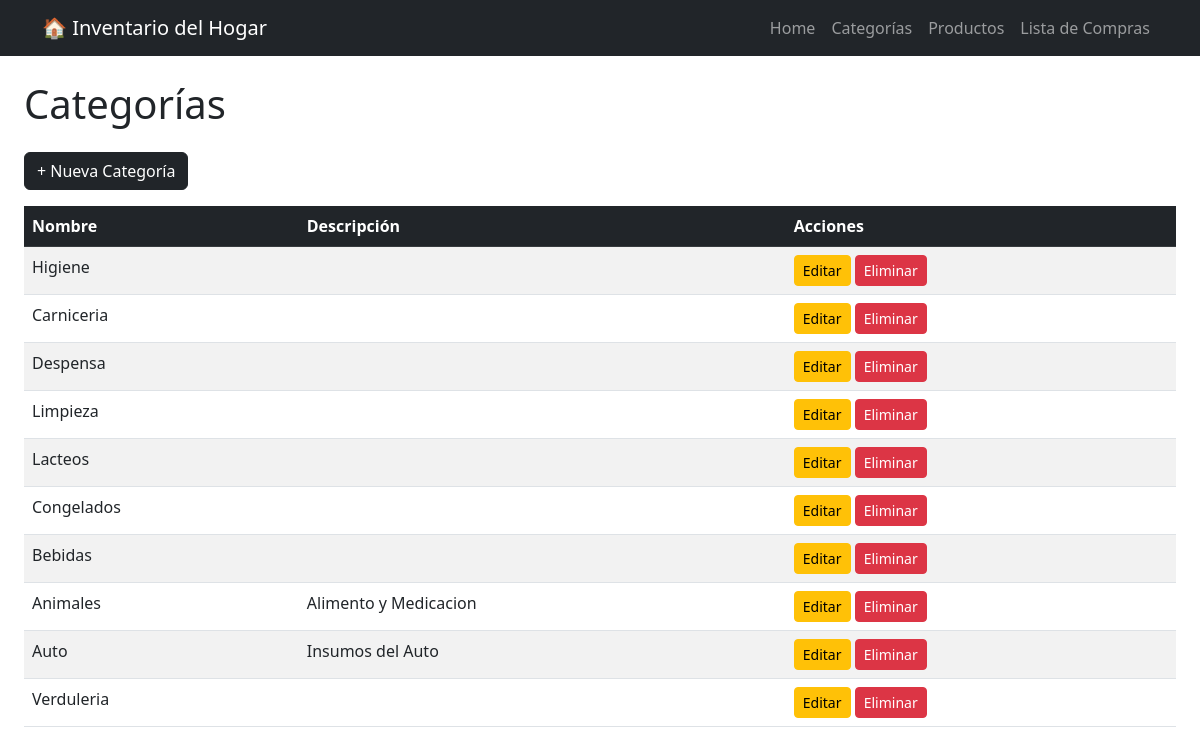
Page /categorias/ on the committed database.
### categorias/models.py (models this page shows, shortened)
class Categoria(models.Model):
    nombre= models.CharField(max_length=20)
    descripcion= models.TextField(null=True , blank=True )

### categorias/views.py (the view)
# urls.py: path('', views.lista_categorias, name='lista'),
def lista_categorias(request):
    categorias = Categoria.objects.all()
    return render(request, 'categorias/lista_categorias.html', {'categorias': categorias})

### categorias/templates/categorias/lista_categorias.html
{% extends 'core/base.html' %}
{% block content %}
    <h1 class="mb-4">Categorías</h1>
    <a href="{% url 'categorias:crear' %}" class="btn btn-dark mb-3">+ Nueva Categoría</a>
    <table class="table table-striped table-hover">
        <thead class="table-dark">
            <tr>
                <th>Nombre</th>
                <th>Descripción</th>
                <th>Acciones</th>
            </tr>
        </thead>
        <tbody>
          {% for categoria in categorias %}
          <tr>
               <td>{{ categoria.nombre }}</td>
               <td>{{ categoria.descripcion }}</td>
               <td>
                    <a href="{% url 'categorias:editar' categoria.pk %}" class="btn btn-sm btn-warning">Editar</a>
                    <a href="{% url 'categorias:eliminar' categoria.pk %}" class="btn btn-sm btn-danger">Eliminar</a>
               </td>
         </tr>
{% endfor %}
        </tbody>
    </table>
{% endblock %}

### rows in the picture
Categoria: nombre "Higiene"
Categoria: nombre "Carniceria"
Categoria: nombre "Despensa"
Categoria: nombre "Limpieza"
Categoria: nombre "Lacteos"
Categoria: nombre "Congelados"
Categoria: nombre "Bebidas"
Categoria: nombre "Animales", descripcion "Alimento y Medicacion"
Categoria: nombre "Auto", descripcion "Insumos del Auto"
Categoria: nombre "Verduleria"
